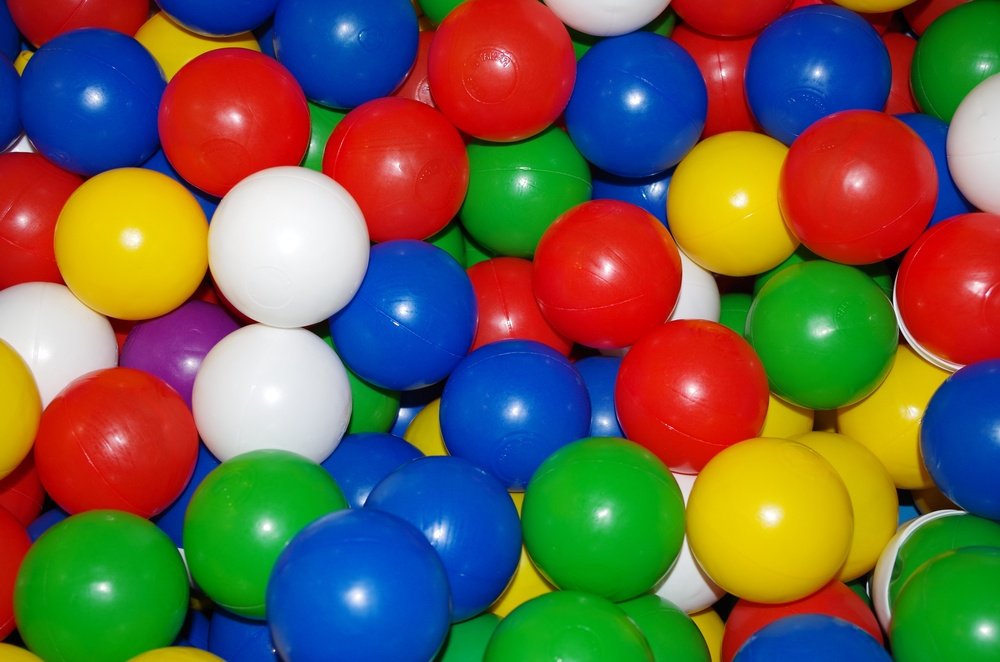
#> input picture CVimg/ClrBalls.jpeg, 1000 x 662 px, shrunk from 4928 x 3264 before the run, given in place of yTest3.mp4, which was not available
$ python liveMask.py
#> lines starting #> are read from the running program, lines starting #| are printed output that depends on the picture; after the words box and inside, x2 and y2 are one past the last pixel; in counts of white or black regions, pixels touching at a corner belong together; pictures that were not available may be replaced by others from this repository, and a replacement may not be noted
# colorDet2 = colorDet + input bar

import cv2
import numpy as np


cap = cv2.VideoCapture(0)

cap = cv2.VideoCapture("yTest3.mp4")
'''
# cv2.createTrackbar(trackbarName, windowName, value, count, onChange)
# cv2.createTrackbar('Value Upper', 'Trackbars', 0, 255, nothing)

trackbarName: A string specifying the name of the trackbar.
windowName: A string specifying the name of the window to which the trackbar is attached.
value: The initial position of the trackbar slider.
count: The maximum position of the trackbar slider.
onChange: (Optional) A callback function that is called whenever the trackbar
'''
# Create a window to display trackbars
cv2.namedWindow('Trackbars')

def nothing(x):
    pass
# Create trackbars for lower and upper HSV values
cv2.createTrackbar('Hue Lower', 'Trackbars', 0, 179, nothing)
cv2.createTrackbar('Saturation Lower', 'Trackbars', 0, 255, nothing)
cv2.createTrackbar('Value Lower', 'Trackbars', 0, 255, nothing)
cv2.createTrackbar('Hue Upper', 'Trackbars', 179, 179, nothing)
cv2.createTrackbar('Saturation Upper', 'Trackbars', 255, 255, nothing)
cv2.createTrackbar('Value Upper', 'Trackbars', 255, 255, nothing)


while cap.isOpened():
  status,frame = cap.read()
#> frame is the input picture: shape (662, 1000, 3); mean B, G, R 75.7, 96.6, 108.6
  frame = cv2.flip(frame,1)
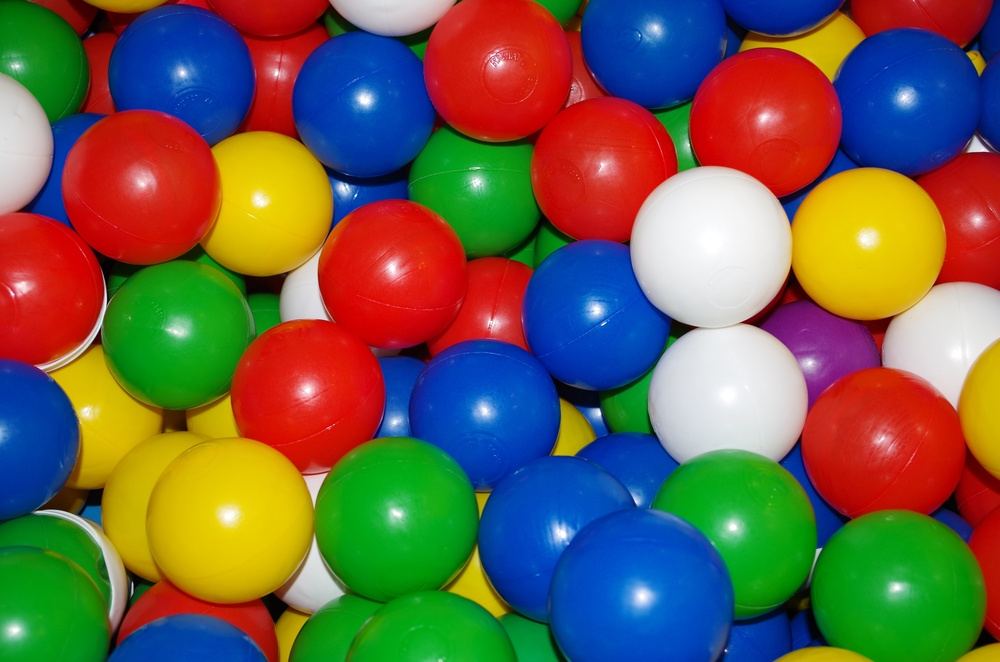
#> frame: shape (662, 1000, 3); mean B, G, R 75.7, 96.6, 108.6
  hsv = cv2.cvtColor(frame,cv2.COLOR_BGR2HSV)
#> hsv: shape (662, 1000, 3); mean H, S, V 62.9, 215.2, 175.1
    # Get current trackbar positions
  h_lower = cv2.getTrackbarPos('Hue Lower', 'Trackbars')
  s_lower = cv2.getTrackbarPos('Saturation Lower', 'Trackbars')
  v_lower = cv2.getTrackbarPos('Value Lower', 'Trackbars')
  h_upper = cv2.getTrackbarPos('Hue Upper', 'Trackbars')
  s_upper = cv2.getTrackbarPos('Saturation Upper', 'Trackbars')
  v_upper = cv2.getTrackbarPos('Value Upper', 'Trackbars')

  lower = (h_lower, s_lower, v_lower)
  upper = (h_upper, s_upper, v_upper)

  mask = cv2.inRange(hsv,lower,upper)
#> mask: shape (662, 1000); every value is 255

  masked_img = cv2.bitwise_and(frame,frame,mask=mask)

    # Find contours in the mask
  contours, _ = cv2.findContours(mask, cv2.RETR_EXTERNAL, cv2.CHAIN_APPROX_SIMPLE)
#> contours = [[[0, 0], [0, 661], [999, 661], [999, 0]]]
  for contour in contours:
    cv2.drawContours(frame, [contour], 0, (0, 255, 0), 2)
#> this loop made 1 pass
#> contour on pass 1: [[0, 0], [0, 661], [999, 661], [999, 0]]
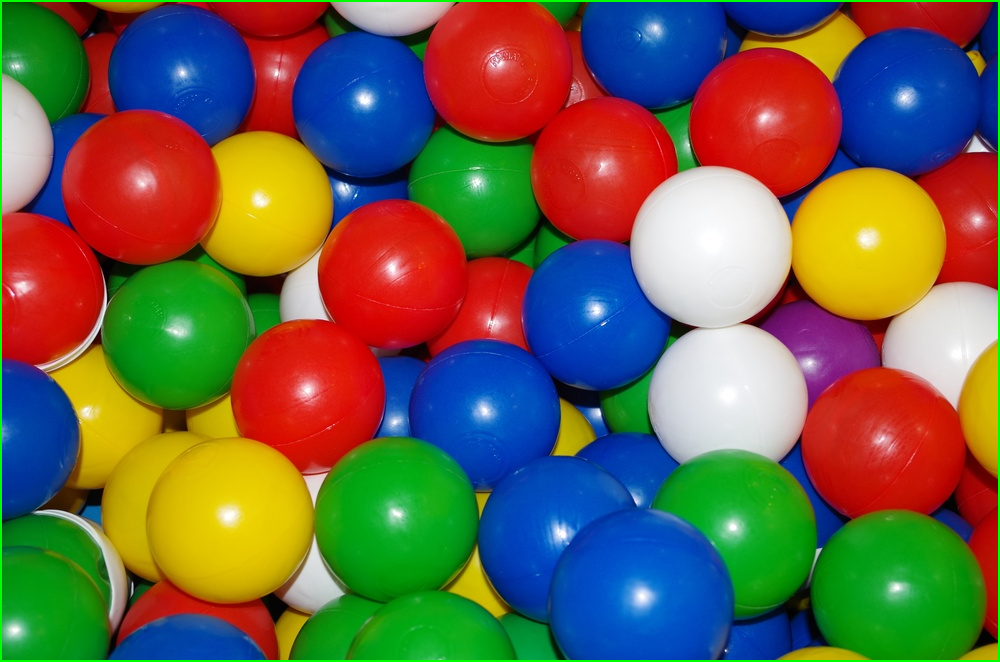
#> frame: shape (662, 1000, 3); 1% of pixels changed, all inside (x1, y1, x2, y2) = (0, 0, 1000, 662)


  cv2.imshow("Frame",frame)
  cv2.imshow("Mask",mask)
  cv2.imshow("Masked Image",masked_img)

  if cv2.waitKey(1) & 0xFF == ord('q'):
#> (key q is pressed here)
      break

cap.release()
cv2.destroyAllWindows()

$ run again, on CVimg/cman.png
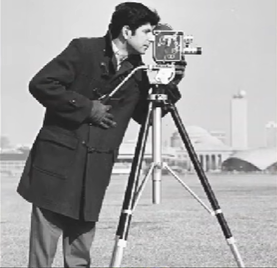
#> input picture CVimg/cman.png, 277 x 268 px, given in place of yTest3.mp4, which was not available
#> frame is the input picture: shape (268, 277, 3); mean B, G, R 160.4, 160.2, 160.5
#> `frame = cv2.flip(frame,1)`:
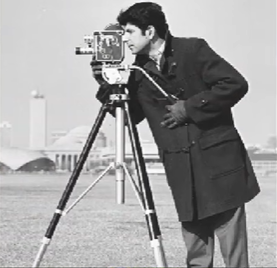
#> frame: shape (268, 277, 3); mean B, G, R 160.4, 160.2, 160.5
#> hsv: shape (268, 277, 3); mean H, S, V 22.7, 1, 160.7
#> mask: shape (268, 277); every value is 255
#> contours = [[[0, 0], [0, 267], [276, 267], [276, 0]]]
#> the loop `for contour in contours:` made 1 pass
#> contour on pass 1: [[0, 0], [0, 267], [276, 267], [276, 0]]
#> after the loop `for contour in contours:`:
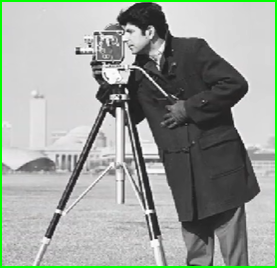
#> frame: shape (268, 277, 3); 2.92% of pixels changed, all inside (x1, y1, x2, y2) = (0, 0, 277, 268)
